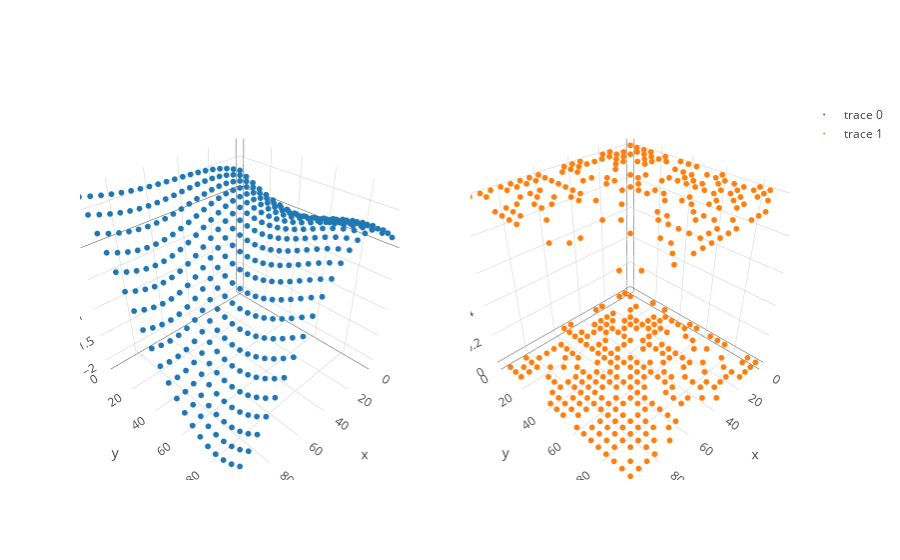

Notebook code cell kept with this figure:
### Markdown cell above
This is an in progress example of learning with a kernel parametrized by a feed forward neural net. See [this](https://arxiv.org/abs/1611.00336) paper for inference details.

### Code cell
X = sim.sim_X_equispaced(D = 2, N_dim = 20, lower=0, upper=100)
f = sim.sim_f(X, RBF(50., 1., .1), mu = 0.)
y = np.random.binomial(1, expit(f))

trace_func = go.Scatter3d(x = X[:,0], y = X[:,1], z=f, mode = 'markers', marker=dict(size = 2,))
trace_draws = go.Scatter3d(x = X[:,0], y = X[:,1], z=y, mode = 'markers', marker=dict(size = 2,))
fig = tools.make_subplots(rows=1, cols=2, specs=[[{'is_3d': True}, {'is_3d': True}]])
fig.append_trace(trace_func, 1, 1)
fig.append_trace(trace_draws, 1, 2)
iplot(fig)

### Figure 1 — Plotly figure (JSON) as saved in the notebook; plotly's stock layout.template omitted (floating-point values rounded to 4 significant figures; data arrays with more than 128 entries replaced by an {"elided": "..."} marker saying what was removed)
{"data": [{"marker": {"size": 2}, "mode": "markers", "scene": "scene1", "type": "scatter3d", "x": {"elided": "400 int values"}, "y": {"elided": "400 int values"}, "z": {"elided": "400 float values"}}, {"marker": {"size": 2}, "mode": "markers", "scene": "scene2", "type": "scatter3d", "x": {"elided": "400 int values"}, "y": {"elided": "400 int values"}, "z": {"elided": "400 int values"}}], "layout": {"scene1": {"domain": {"x": [0, 0.45], "y": [0, 1]}}, "scene2": {"domain": {"x": [0.55, 1], "y": [0, 1]}}}}
